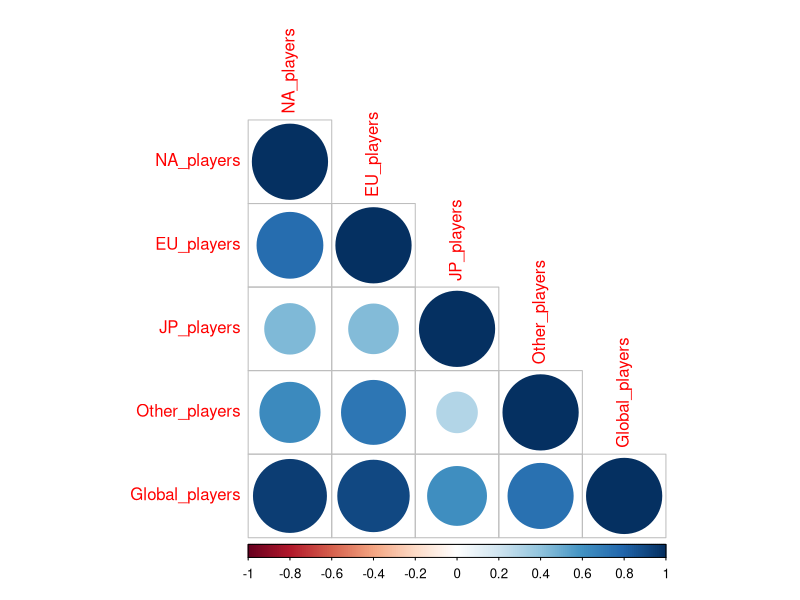
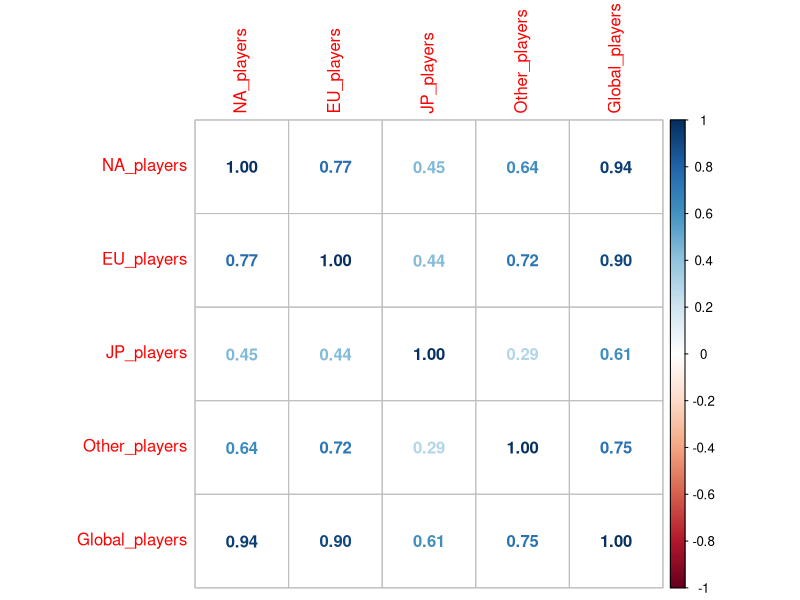
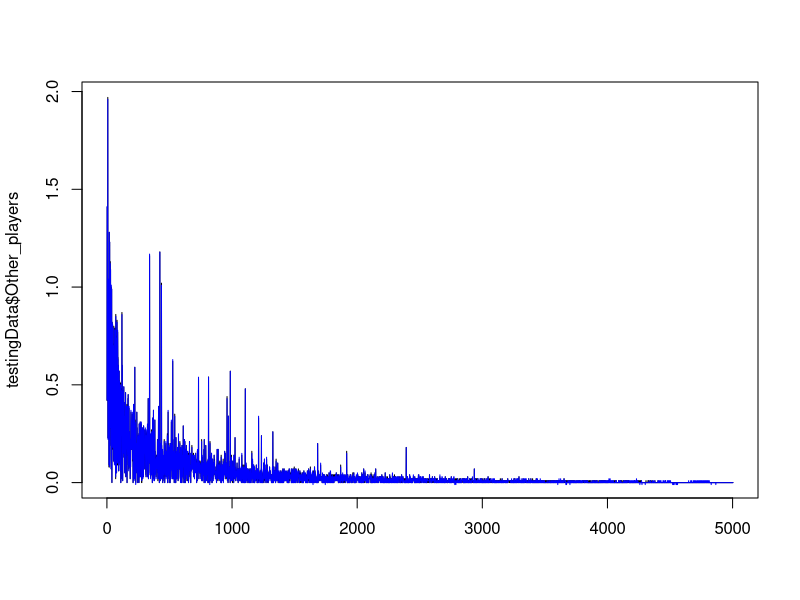

Source code (R) for these figures, in order:
setwd("C:\\Deeps\\R")
getwd()

# Excercise 1 : Perform Linear Regression
#Task 1: Import the dataset into R
videogame.data = read.csv("Data/M4_Videogame.csv")

colnames(videogame.data)

class(videogame.data$NA_players)
class(videogame.data$EU_players)
class(videogame.data$JP_players)
class(videogame.data$Global_players)
class(videogame.data$Other_players)

videogame.dataframe = videogame.data[, c(7,8,9,10, 11)]

View(videogame.dataframe)

cr = cor(videogame.dataframe)
cr

# Creating Scatter Plot Matrix.
library(corrplot)
corrplot(cr, type = "lower")
corrplot(cr, method = "number")

set.seed(2)
library(caTools) # sample.split function is already available in this package


split = sample.split(videogame.dataframe$Other_players, SplitRatio = 0.7)

# We divided the data with the ratio of 0.7
split

trainingData = subset(videogame.dataframe, split == "TRUE")
testingData = subset(videogame.dataframe, split == "FALSE")

model = lm(trainingData$Other_players~., data=trainingData)
summary(model)

predict = predict(model, testingData)

# To compare Predicted Values and Actual Values, we can use Plot
plot(testingData$Other_players, type = "l" , lty = 1, col = "black", xlab = "")
lines(predict, type = "l", col = "blue")
